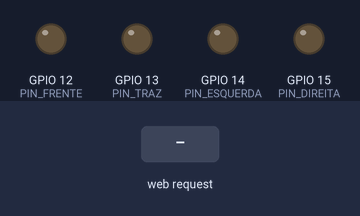
Bench run of a sketch on a simulated ESP8266 (NodeMCU). On the bench: output pins drawn as LEDs (lit = HIGH). The test bench sets the inputs (shaded band). WiFi joins after 1.5 s; servers stay silent unless stated; what the sketch prints to the serial monitor is not drawn.

Above: at 2.7 s.
2.8 s: HTTP request GET /btnCimaEsq received
At 3.8 s:
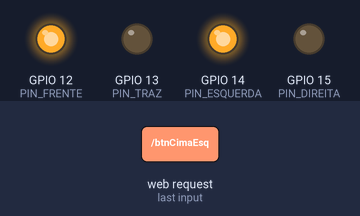
4.3 s: HTTP request GET /btnCimaDir received
At 4.9 s:
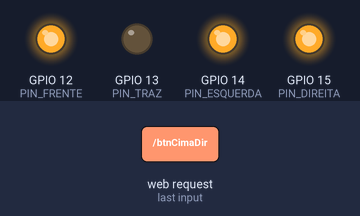
5.8 s: HTTP request GET /btnBaixoEsq received
At 6.1 s:
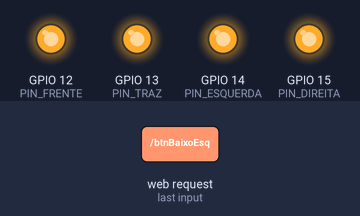
Timing chart, 0 to 8.8 s (numbered marks = the images above; inputs shaded):
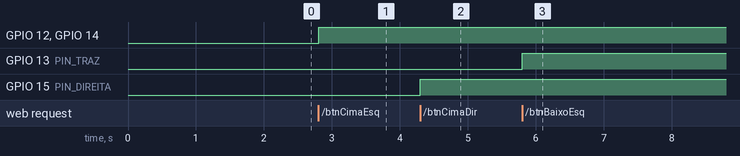

Measured:
- after the input at 2.8 s, GPIO 12 (PIN_FRENTE), GPIO 14 (PIN_ESQUERDA): LOW → HIGH at once
- after the input at 4.3 s, GPIO 15 (PIN_DIREITA): LOW → HIGH at once
- after the input at 5.8 s, GPIO 13 (PIN_TRAZ): LOW → HIGH at once

The sketch:

WebServerESP8266.ino
```cpp
#include <ESP8266WiFi.h>

#define PIN_FRENTE    12
#define PIN_TRAZ      13
#define PIN_ESQUERDA  14
#define PIN_DIREITA   15

const char* ssid = "VIRUS";
const char* senha = "predador2018";

int frenteLigado = LOW;
int trazLigado = LOW;
int esquerdaLigado = LOW;
int direitaLigado = LOW;

// Porta web server = 80
WiFiServer server(80);

void setup() {
  pinMode(PIN_FRENTE, OUTPUT);
  pinMode(PIN_TRAZ, OUTPUT);
  pinMode(PIN_ESQUERDA, OUTPUT);
  pinMode(PIN_DIREITA, OUTPUT);

  Serial.begin(115200);
  // Conexao to Wi-Fi
  Serial.print("Conectando ");
  Serial.println(ssid);
  WiFi.begin(ssid, senha);
  while (WiFi.status() != WL_CONNECTED) {
    delay(500);
    Serial.print(".");
  }
  // Mostra IP do servidor
  Serial.println("");
  Serial.println("WiFi conectado.");
  Serial.print("Endereço IP: ");
  Serial.println(WiFi.localIP());
  Serial.println("Use este endereço para conectar ao ESP8266");
  Serial.println();

  server.begin();
}

void loop() {
  WiFiClient client = server.available();   // Aguarda requisicoes de clientes
  if (client) {                             // Se cliente conectado,
    String cabec = ""; // Armazenamento HTTP request
    boolean linhaAtualVazia = true;
    while (client.connected()) {
      if (client.available()) {
        char c = client.read();
        Serial.write(c);
        cabec += c; // armazena conteudo do cabecalho para processamento
        // se é o final da linha e a linha está em branco,
        // significa que a solicitação http terminou,
        // desta forma e possível enviar uma resposta http
        if (c == '\n' && linhaAtualVazia) {
          // processa o comando GET enviado do cliente
          processaGET(cabec);
          // envia um cabecalho de resposta http padrao
          client.println("HTTP/1.1 200 OK");
          client.println("Content-Type: text/html");
          client.println("Connection: close");  // a conexao será fechada após a conclusão da resposta
          client.println();
          // Pagina HTML
          client.println("<!DOCTYPE html>");
          client.println("<html>");
          client.println("<head>");
          client.println("  <title>Controle Agendável</title>");
          client.println("</head>");
          client.println("<body>");
          client.println("<style type=\"text/css\">");
          client.println(" ");
          client.println("  label {");
          client.println("    display: block;");
          client.println("    font: 1rem 'Fira Sans', sans-serif;");
          client.println("  }");
          client.println("");
          client.println("  input,");
          client.println("  label {");
          client.println("      margin: .4rem 0;");
          client.println("  }");
          client.println("");
          client.println("  .note {");
          client.println("      font-size: .8em;");
          client.println("  }");
          client.println("");
          client.println("</style>");
          client.println("<script type=\"text/javascript\">");
          client.println("  function saveData(){");
          client.println("");
          client.println("  }");
          client.println("");
          client.println("");
          client.println("</script>");
          client.println("");
          client.println("");
          client.println("<meta charset=\"utf-8\"/>");
          client.println("  <div id=\"grupo\" class=\"grupo\">");
          client.println("    <fieldset>");
          client.println("      <legend><h2>Canais</h2></legend>");
          client.println("      <form method=\"post\" action="" id=\"formMedias\">");
          client.println("        <fieldset id=\"nome\" style=\"width: 500px; margin-right: 50%; margin-left: 25%; margin-top: -30px;\">");
          client.println("        <legend><h3>Seu canal:</h3></legend>");
          client.println("            <label for=\"appt\">A TV estará ligada antes do evento?</label>");
          client.println("            <tr id=\"escolha\"> ");
          client.println("                        <td><input type=\"radio\" name=\"choice\" id=\"choice1\" value=\"Sim\" style=\"margin-left: 10px; margin-top: 10px;\"> Sim</td>");
          client.println("                        <td><input type=\"radio\" name=\"choice\" id=\"choice2\" value=\"Não\" style=\"margin-left: 10px; \"> Não</td>");
          client.println("                    </tr>");
          client.println("          <br><br>");
          client.println("          <td>");
          client.println("            <label for=\"ch\">Escolha o número do seu canal:</label>");
          client.println("            <input type=\"number\" id=\"ch\" name=\"ch\"");
          client.println("                   min=\"1\" max=\"300\" value=\"0\" required>");
          client.println("            <span class=\"note\">Canal.</span>");
          client.println("          </td>");
          client.println("          <br><br>");
          client.println("          <td>");
          client.println("            <label for=\"appt\">Escolha o horário de seu programa:</label>");
          client.println("            <input type=\"time\" id=\"appt\" name=\"appt\">");
          client.println("");
          client.println("          </td>");
          client.println("        </fieldset>");
          client.println("      </form>");
          client.println("    </fieldset>");
          client.println("  </div>");
          client.println("  <input type=\"submit\" id=\"save\" onclick=\"saveData();\" value=\"Save\" />");
          client.println("</body>");
          client.println("</html>");
          // Envia a HTTP response
          client.println();
          break;

        }
        if (c == '\n') {  // inicio de uma nova linha
          linhaAtualVazia = true;
        } else if (c != '\r') {  // existe pelo menos um caracter na linha atual
          linhaAtualVazia = false;
        }
      }
    }
    // um atraso para o web browser processar a resposta
    delay(10);
    // close the connection:
    // Fecha conexao
    client.stop();
  }
}

void processaGET(String c) {
  if (c.indexOf("GET /") >= 0) {
    String linha = c.substring(c.indexOf("GET /") + 5);
    int ind = 0;
    String info = "";
    while (linha[ind] != '\n') {
      info += linha[ind];
      ind++;
    }
    String acao = info.substring(0, info.indexOf(" HTTP/1.1"));
    if (acao == "btnCimaEsq") {
      frenteLigado = HIGH;
      esquerdaLigado = HIGH;
    }
    else if (acao == "btnCima") {
      frenteLigado = HIGH;
    }
    else if (acao == "btnCimaDir") {
      frenteLigado = HIGH;
      direitaLigado = HIGH;
    }
    else if (acao == "btnEsquerda") {
      esquerdaLigado = HIGH;
    }
    else if (acao == "btnHome") {
      frenteLigado = LOW;
      trazLigado = LOW;
      esquerdaLigado = LOW;
      direitaLigado = LOW;
    }
    else if (acao == "btnDireita") {
      direitaLigado = HIGH;
    }
    if (acao == "btnBaixoEsq") {
      trazLigado = HIGH;
      esquerdaLigado = HIGH;
    }
    else if (acao == "btnBaixo") {
      trazLigado = HIGH;
    }
    else if (acao == "btnBaixoDir") {
      trazLigado = HIGH;
      direitaLigado = HIGH;
    }

  }

  //Atualiza as saidas
  digitalWrite(PIN_FRENTE, frenteLigado);
  digitalWrite(PIN_TRAZ, trazLigado);
  digitalWrite(PIN_ESQUERDA, esquerdaLigado);
  digitalWrite(PIN_DIREITA, direitaLigado);
}
```
